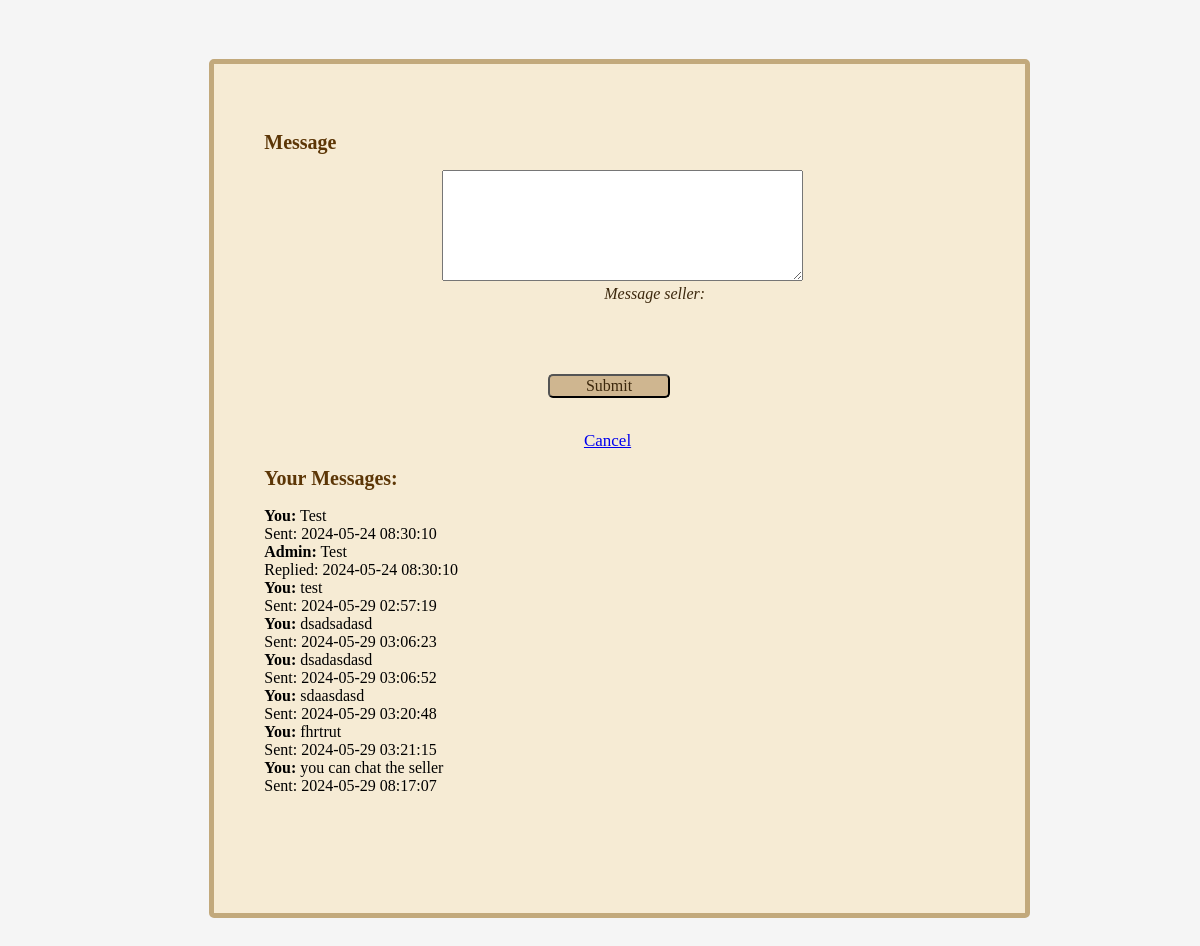
Before: /Blackless/message.php (signed in) with the older database file.
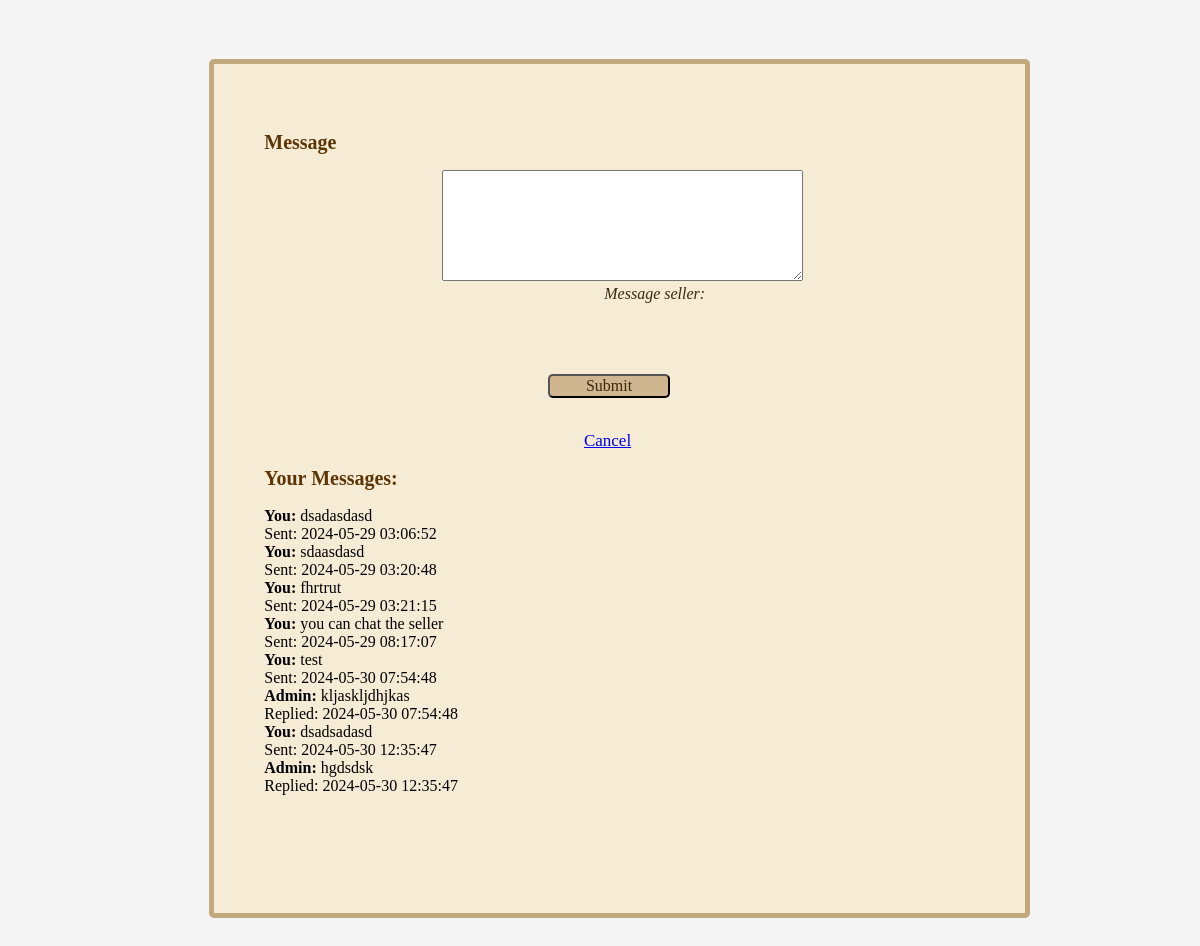
After: the same page with the newer database file.
### tables this page shows
CREATE TABLE `admin_replies` (
  `reply_id` int(11) NOT NULL,
  `message_id` int(11) NOT NULL,
  `user_id` int(11) NOT NULL,
  `admin_id` int(11) NOT NULL,
  `reply_text` text NOT NULL,
  `timestamp` timestamp NOT NULL DEFAULT current_timestamp()
);

CREATE TABLE `messages` (
  `user_id` int(11) NOT NULL,
  `fullname` varchar(55) NOT NULL,
  `message_id` int(11) NOT NULL,
  `message` text NOT NULL,
  `date_sent` timestamp NOT NULL DEFAULT current_timestamp() ON UPDATE current_timestamp(),
  `status` enum('open','closed') DEFAULT 'open'
);

### Blackless/message.php (the view, shortened to what this page needs)
<!DOCTYPE html>
<html>
    <?php
    $db_server = "localhost";
    $db_user = "root";
    $db_pass = "";
    $db_name = "blackless(2)";
    $conn = mysqli_connect($db_server, $db_user, $db_pass, $db_name);
    $user_id = $_SESSION['user_id'];
    ?>
<head>
    <link rel="stylesheet" href="Style/message.css">
</head>
<body>
<div class="container">
    <h2>Message</h2>
    <form action="message_process.php" method="post">
        <textarea id="message" name="message" rows="7" cols="50" required></textarea>
        <label for="message">Message seller:</label>
        <button type="submit">Submit</button>
        <br>
        <br>
        <a href="user.php" id="cancel">Cancel</a>
    </form>
    <h2>Your Messages:</h2>
    <?php
    $messages = "SELECT m.message_id, m.message, m.date_sent,
                                  r.reply_text, r.timestamp
                           FROM messages AS m
                           LEFT JOIN admin_replies AS r ON m.message_id = r.message_id
                           WHERE m.user_id = '$user_id'
                           ORDER BY m.date_sent ASC";
    $result_messages = mysqli_query($conn, $messages);
    while ($message = mysqli_fetch_assoc($result_messages)) {
        echo '<div class="message">';
        echo '<div class="text"><strong>You:</strong> ' . htmlspecialchars($message['message']) . '</div>';
        echo '<div class="timestamp">Sent: ' . $message['date_sent'] . '</div>';
        if (!empty($message['reply_text'])) {
            echo '<div class="reply">';
            echo '<div class="text"><strong>Admin:</strong> ' . htmlspecialchars($message['reply_text']) . '</div>';
            echo '<div class="timestamp">Replied: ' . $message['timestamp'] . '</div>';
            echo '</div>';
        }
        echo '</div>';
    }
    ?>
</div>
</body>
</html>

Changed rows visible on the page:
removed admin_replies: message.message "Test", message.date_sent "2024-05-24 08:30:10", reply_text "Test", timestamp "2024-05-24 08:30:10"
no longer on this page (row edited): messages: message "test", date_sent "2024-05-29 02:57:19"
no longer on this page (row edited): messages: message "dsadsadasd", date_sent "2024-05-29 03:06:23"
added admin_replies: message.message "test", message.date_sent "2024-05-30 07:54:48", reply_text "kljaskljdhjkas", timestamp "2024-05-30 07:54:48"
added admin_replies: message.message "dsadsadasd", message.date_sent "2024-05-30 12:35:47", reply_text "hgdsdsk", timestamp "2024-05-30 12:35:47"
